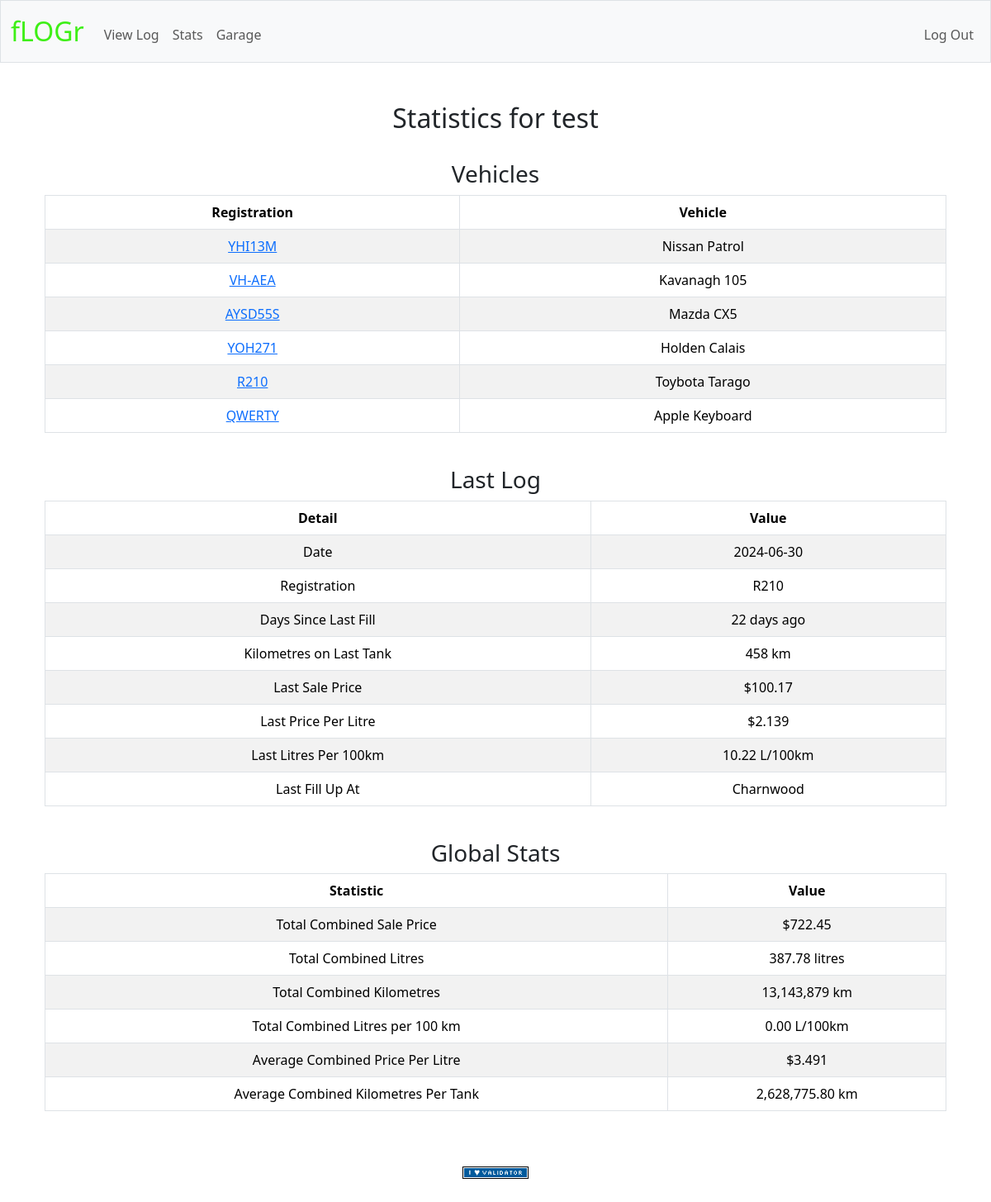
Page /stats (signed in) on the committed database.
### tables this page shows
CREATE TABLE users (
    id INTEGER PRIMARY KEY AUTOINCREMENT,
    username VARCHAR(50) NOT NULL UNIQUE,
    email VARCHAR(100) NOT NULL UNIQUE,
    password_hash VARCHAR(255) NOT NULL,
    first_name VARCHAR(50),
    last_name VARCHAR(50),
    created_at TIMESTAMP DEFAULT CURRENT_TIMESTAMP,
    updated_at TIMESTAMP DEFAULT CURRENT_TIMESTAMP,
    last_login TIMESTAMP,
    is_active BOOLEAN DEFAULT TRUE,
    role TEXT CHECK (role IN ('user', 'admin')) DEFAULT 'user'
);

CREATE TABLE vehicles (
    id INTEGER PRIMARY KEY AUTOINCREMENT,
    user_id INTEGER NOT NULL,
    registration VARCHAR(10) NOT NULL UNIQUE,
    fuel_type VARCHAR(10),
    vehicle_type VARCHAR(20) NOT NULL,
    make VARCHAR(20) NOT NULL,
    model VARCHAR(20) NOT NULL,
    year INTEGER NOT NULL,
    odometer INTEGER NOT NULL CHECK (odometer >= 0),
    FOREIGN KEY (user_id) REFERENCES users(id),
    FOREIGN KEY (fuel_type) REFERENCES fuel_types(code)
);

CREATE TABLE log (
    id INTEGER PRIMARY KEY AUTOINCREMENT,
    user_id INTEGER NOT NULL,
    fuel_code VARCHAR(10),
    date DATE NOT NULL,
    registration VARCHAR(10) NOT NULL,
    receipt_number VARCHAR(50),
    purchased_at VARCHAR(50),
    litres DECIMAL(6,2) NOT NULL CHECK (litres >= 0),
    price_per_litre DECIMAL(5,3) NOT NULL CHECK (price_per_litre >= 0),
    sale_price DECIMAL(6,2) NOT NULL CHECK (sale_price >= 0),
    kilometres INTEGER NOT NULL CHECK (kilometres >= 0),
    comments VARCHAR(150),
    FOREIGN KEY (user_id) REFERENCES users(id),
    FOREIGN KEY (fuel_code) REFERENCES fuel_types(code),
    FOREIGN KEY (registration) REFERENCES vehicles(registration)
);

### app.py (the view)
@app.route("/stats")
@login_required
def stats():
    user_id = session["user_id"]
    try:
        vehicles_result = db.execute("""
            SELECT *
            FROM vehicles
            WHERE user_id = ?
            """, user_id)
        vehicles = vehicles_result if vehicles_result else []
        last_log_result = db.execute("""
            SELECT *
            FROM log
            WHERE user_id = ?
            ORDER BY date DESC
            LIMIT 1
            """, user_id)
        for log in last_log_result:
            if log["kilometres"] > 0:
                log["litres_per_100km"] = (log["litres"] / log["kilometres"]) * 100
            else:
                log["litres_per_100km"] = 0.0
        last_log = last_log_result[0] if last_log_result else None
        username_result = db.execute("""
            SELECT username
            FROM users
            WHERE id = ?
            """, user_id)
        username = username_result[0]["username"] if username_result else None
        if not vehicles:
            flash(f"No vehicles found for {username}. Create a vehicle in the Garage", "info")
            return redirect(url_for("garage"))
        if not last_log:
            flash(f"No logs found for {username}. Please enter a log first", "info")
            return redirect(url_for("index"))
        if not username:
            flash("You need to log in before viewing statistics", "danger")
            return redirect(url_for("login"))
        last_fill_date = datetime.strptime(last_log['date'], "%Y-%m-%d").date()
        days_since_last_fill = (date.today() - last_fill_date).days
        global_stats = db.execute("""
            SELECT
                SUM(sale_price) AS total_sale_price,
                AVG(price_per_litre) AS avg_price_per_litre,
                SUM(litres) AS total_litres,
                AVG(kilometres) AS avg_kilometres,
                SUM(kilometres) AS total_kilometres
            FROM log
            WHERE user_id = ?
            """, user_id)
        total_sale_price = global_stats[0]["total_sale_price"] if global_stats[0]["total_sale_price"] else 0.0
        avg_price_per_litre = global_stats[0]["avg_price_per_litre"] if global_stats[0]["avg_price_per_litre"] else 0.0
        total_litres = global_stats[0]["total_litres"] if global_stats[0]["total_litres"] else 0.0
        avg_kilometres = global_stats[0]["avg_kilometres"] if global_stats[0]["avg_kilometres"] else 0.0
        total_kilometres = global_stats[0]["total_kilometres"] if global_stats[0]["total_kilometres"] else 0.0
        combined_litres_per_100km = (total_litres / total_kilometres) * 100
        return render_template("stats.html",
                               vehicles=vehicles,
                               last_log=last_log,
                               username=username,
                               days_since_last_fill=days_since_last_fill,
                               total_sale_price=total_sale_price,
                               avg_price_per_litre=avg_price_per_litre,
                               total_litres=total_litres,
                               avg_kilometres=avg_kilometres,
                               total_kilometres=total_kilometres,
                               combined_litres_per_100km=combined_litres_per_100km)
    except Exception as e:
        flash(f"An error occurred: {e}", "danger")
        return redirect(url_for("index"))

### app.py (called while the page is built)
@app.after_request
def after_request(response):
    response.headers["Cache-Control"] = "no-cache, no-store, must-revalidate"
    response.headers["Expires"] = 0
    response.headers["Pragma"] = "no-cache"
    return response

### helpers.py (called while the page is built)
def login_required(f):
    @wraps(f)
    def decorated_function(*args, **kwargs):
        if session.get("user_id") is None:
            return redirect("/login")
        return f(*args, **kwargs)
    return decorated_function

### templates/stats.html (shortened to what this page needs)
{% extends "layout.html" %}
{% block main %}
<div class="container">
    <h2>Statistics for {{ username }}</h2><br>
    {% if vehicles %}
    <h3>Vehicles</h3>
    <div class="table-responsive">
        <table class="table table-bordered table-striped">
            <thead>
                <tr>
                    <th>Registration</th>
                    <th>Vehicle</th>
                </tr>
            </thead>
            <tbody>
                {% for vehicle in vehicles %}
                    <tr>
                        <td><a href="{{ url_for('vehicle_stats', registration=vehicle.registration) }}">{{ vehicle.registration }}</a></td>
                        <td>{{ vehicle.make }} {{ vehicle.model }}</td>
                    </tr>
                {% endfor %}
            </tbody>
        </table>
    </div>
    {% else %}
        <p>No vehicles found.</p>
    {% endif %}<br>
    {% if last_log %}
        <h3>Last Log</h3>
        <div class="table-responsive">
            <table class="table table-bordered table-striped">
                <thead>
                    <tr>
                        <th>Detail</th>
                        <th>Value</th>
                    </tr>
                </thead>
                <tbody>
                    <tr>
                        <td>Date</td>
                        <td>{{ last_log.date }}</td>
                    </tr>
                    <tr>
                        <td>Registration</td>
                        <td>{{ last_log.registration }}</td>
                    </tr>
                    <tr>
                        <td>Days Since Last Fill</td>
                        <td>{{ days_since_last_fill }} days ago</td>
                    </tr>
                    <tr>
                        <td>Kilometres on Last Tank</td>
                        <td>{{ last_log.kilometres }} km</td>
                    </tr>
                    <tr>
                        <td>Last Sale Price</td>
                        <td>${{ "%.2f" | format(last_log.sale_price) }}</td>
                    </tr>
                    <tr>
                        <td>Last Price Per Litre</td>
                        <td>${{ "%.3f" | format(last_log.price_per_litre) }}</td>
                    </tr>
                    <tr>
                        <td>Last Litres Per 100km</td>
                        <td>{{ "{:,.2f}".format(last_log.litres_per_100km) }} L/100km</td>
                    </tr>
                    <tr>
                        <td>Last Fill Up At</td>
                        <td>{{ last_log.purchased_at }}</td>
                    </tr>
                </tbody>
            </table>
        </div>
    {% else %}
        <p>No logs found.</p>
    {% endif %}<br>
    <h3>Global Stats</h3>
    <div class="table-responsive">
        <table class="table table-bordered table-striped">
            <thead>
                <tr>
                    <th>Statistic</th>
                    <th>Value</th>
                </tr>
            </thead>
            <tbody>
                <tr>
                    <td>Total Combined Sale Price</td>
                    <td>${{ "{:,.2f}".format(total_sale_price) }}</td>
                </tr>
                <tr>
                    <td>Total Combined Litres</td>
                    <td>{{ "{:,.2f}".format(total_litres) }} litres</td>
                </tr>
                <tr>
                    <td>Total Combined Kilometres</td>
                    <td>{{ "{:,.0f}".format(total_kilometres) }} km</td>
                </tr>
                <tr>
                    <td>Total Combined Litres per 100 km</td>
                    <td>{{ "{:,.2f}".format(combined_litres_per_100km) }} L/100km</td>
                </tr>
                <tr>
                    <td>Average Combined Price Per Litre</td>
                    <td>${{ "{:,.3f}".format(avg_price_per_litre) }}</td>
                </tr>
                <tr>
                    <td>Average Combined Kilometres Per Tank</td>
                    <td>{{ "{:,.2f}".format(avg_kilometres) }} km</td>
                </tr>
            </tbody>
        </table>
    </div>
</div>
{% endblock %}

### static/styles.css (style rules this page uses)
table { background-color: transparent; margin-bottom: 1rem; vertical-align: middle; margin-left: auto; margin-right: auto; width: 50%; }
table th, table td { padding: 0.75rem; vertical-align: middle; }
tbody tr:nth-of-type(odd) { background-color: rgb(179, 208, 255, 0.3) }

### rows in the picture
users: username "test"
vehicles: registration "YHI13M", make "Nissan", model "Patrol"
vehicles: registration "VH-AEA", make "Kavanagh", model "105"
vehicles: registration "AYSD55S", make "Mazda", model "CX5"
vehicles: registration "YOH271", make "Holden", model "Calais"
vehicles: registration "R210", make "Toybota", model "Tarago"
vehicles: registration "QWERTY", make "Apple", model "Keyboard"
log: date "2024-06-30", registration "R210", kilometres "458", sale_price "100.17", price_per_litre "2.139", purchased_at "Charnwood"

### other values in the picture
{{ "{:,.2f}".format(last_log.litres_per_100km) }} "10.22"
{{ "{:,.2f}".format(total_sale_price) }} "722.45"
{{ "{:,.2f}".format(total_litres) }} "387.78"
{{ "{:,.0f}".format(total_kilometres) }} "13,143,879"
{{ "{:,.2f}".format(combined_litres_per_100km) }} "0.00"
{{ "{:,.3f}".format(avg_price_per_litre) }} "3.491"
{{ "{:,.2f}".format(avg_kilometres) }} "2,628,775.80"
